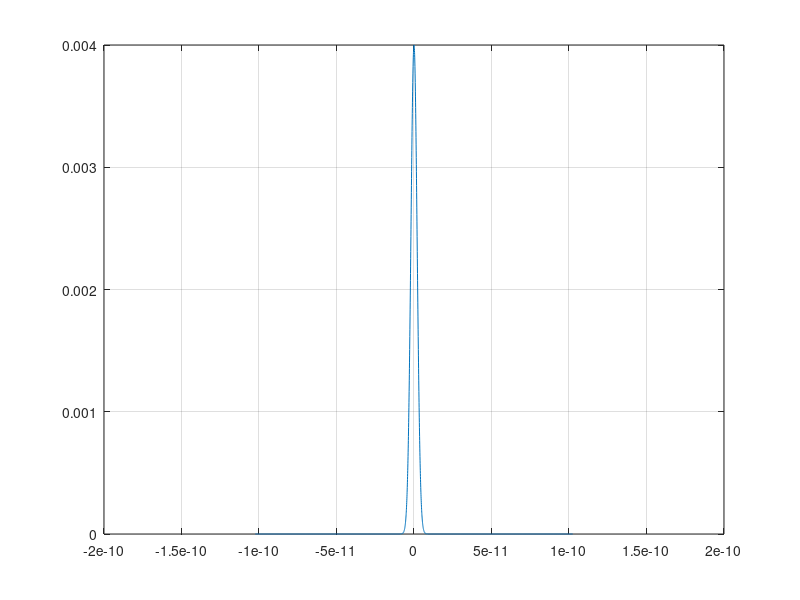

Reproduce this figure in MATLAB. (Note: this script raises an error after producing the figure.)
%%%%%%%%%%%%%%%%%%%%%%%%%%%%%%%%%%%%%%%%%%%%%%%%%%%%%%%%%%%%%%
% S O L I T O N O P T I C A L C O M M U N I C A T I O N S %
%
%
% global h0
% gaussianpairsnoise.m
clear;
close all
clc;
global Ts; % sampling period
global Fcar; % carrier frequency (optical frequency)
global Vw;
global w;
global tstep;
% cla reset
h0 = figure(1);
c_const = 3e8 ;
ng = 1.47;
lamda = 1.550e-6 ;
% =======================================================
% Fiber parameters
Length_SMF = 95; % Length of a span in meter
nz = Length_SMF/100;
alpha_indB = 0.0*1e-3; % attenuation (dB/km) --> dB/m
D_SMF = 1*17e-6; % GVD (ps/nm.km); if anomalous dispersion(for compensation),D is negative
n2_SMF = 1*2.6e-20; % nonlinear index (m^2/W)
Aeff_SMF = 55e-12; % effective area (m^2)
% Slope Dispersion
S_SMF = 0.06e3; % ps/(nm^2.km) in SI unit
% CALCULATED QUANTITIES of SMF
alpha_loss_SMF = 1*log(10)*alpha_indB/10; % alpha (1/m)
beta2_SMF = -D_SMF*lamda^2/(2*pi*c_const); % beta2 (ps^2/km);
% -----------------------------------------------------
% beta 3 can be calculated from the Slope Dispersion (S) as follows:]
beta3_SMF = (S_SMF - (4*pi*c_const/(lamda^3))*beta2_SMF)/ ...
((2*pi*c_const/(lamda^2))^2);
% -------------------------------------------------------
gamma_SMF = 2*pi*n2_SMF/(lamda*Aeff_SMF); % nonlinearity coefficient (km^-1.W^-1)
% =======================================================
% filter bandwidth
lamda3dB = 4.0e-9; %1.2e-9; % 1.2nm
f3dB = lamda3dB*(1e11/0.8e-9); % Hz
% Amplifier parameters:
GssdB = 20; % (dB)
PoutsatdB = 10; % (dBm)
NF = 5; % (dB)
% EDF fiber parameters
Length_EDF = 20; % Length of a span in meter
alpha_indB = 0.0*1e-3; % attenuation (dB/km) --> dB/m
D_EDF = -10e-6; % GVD (ps/nm.km); if anomalous dispersion(for compensation),D is negative
n2_EDF = 1*2.6e-20; % nonlinear index (m^2/W)
Aeff_EDF = 45e-12; % effective area (m^2)
% Slope Dispersion
S_EDF = 0.06e3; % ps/(nm^2.km) in SIunit
% CALCULATED QUANTITIES of EDF
alpha_loss_EDF = 1*log(10)*alpha_indB/10; % alpha (1/m)
beta2_EDF = -D_EDF*lamda^2/(2*pi*c_const) % beta2 (ps^2/ km);
% -----------------------------------------------------
% beta 3 can be calculated from the Slope Dispersion (S) as follows:]
beta3_EDF = (S_EDF - (4*pi*c_const/(lamda^3))*beta2_EDF)/ ...
((2*pi*c_const/(lamda^2))^2);
% -------------------------------------------------------
gamma_EDF = 2*pi*n2_EDF/(lamda*Aeff_EDF); % nonlinearity coefficient (km^-1.W^-1)
% =======================================================
% Average parameters
% Loss
loss = 8; % dB
atten = 1/10^(loss/20);
% to test dispersion let TotDisp=-2e-6, SegNum=2.5*Zo/h
% run again with U1 removed and TotDisp=2e-6
Length_total = Length_SMF+Length_EDF;
TotDisp = (D_SMF*Length_SMF+D_EDF*Length_EDF)/Length_total;
% TotDisp = 17*1e-6 ;
ro = 3e-6 ;
n2 = 3.2*1e-20 ;
Beta2 = -(TotDisp*lamda^2)/(2*pi*c_const);
Beta3 = 0 ;
Gamma = (gamma_SMF*Length_SMF+gamma_EDF*Length_EDF)/Length_total ;
% Gamma = (2*pi*n2)/(lamda*pi*ro^2) ;
alphadB = 0;
Alpha=log(10)*alphadB/(10*1000); % = field loss per meter
% =======================================================
% modulator parameters
Vpi = 6; % Volt
Vbias = 0; % Volt
Vm = 4.5; % Volt
m = Vm/Vpi; % modulation index
fm = 1e9;% modulation frequency
p0 = 0*pi/2;
% =======================================================
% Soliton pulse parameters
Norder = 1; % Order of soliton
Tfwhm = 5.0e-12;
To = Tfwhm/1.763; % Pulsewidth of soliton
Tb = 20e-12; % Pulses distance
teta = 1*pi/2; % Relative phase difference between 2 solitons
r = 1;% Amplitude ratio
Ci = 0; % Chirping factor of pulse
qo = Tb/2/To; % Space between 2 solitons
qr = Tb/2/To/2 % Space between 2 solitons
Ld = To^2/abs(Beta2)
Zo = pi*Ld/2 ;
Po = Norder^2/(Gamma*Ld);
P0 = 4e-3;
% Pav = 3*Po/(2*qr)
% =======================================================
Ns = 2^12;
Ts =0.05e-12;
tstep = Ts*(-Ns/2:1:Ns/2-1);
w = fftshift((2*pi/((Ns-1)*Ts))*(-Ns/2:1:Ns/2-1));
% Usol = sqrt(P0)*(exp(-(tstep-Tb/2).^2/2/To^2).*exp(-j*teta)+r*exp(-(tstep+Tb/2).^2/2/To^2).*exp(+j*teta)).*exp(-j*Ci*tstep.^2./2/To^2);%*exp(j*(2*pi*f*ti+phiC));
Usol = sqrt(P0)*exp(-tstep.^2/2/To^2).*exp(-j*Ci*tstep.^2./2/To^2);%*exp(j*(2*pi*f*ti+phiC));
% Eo = Usol;
plot(tstep,abs(Usol).^2)
grid
ARR2(1,:) = abs(Usol).^2 ;
Up(1,:) = Usol;
pause(0.1)
% =======================================================
N_pass = 2000;
for ii = 2:N_pass
	% h1 = waitbar((ii-1)/N_pass,'The program is running...');
	[Usol,G] = AmpSimpNoise(Usol,GssdB,PoutsatdB,NF);
	[Usol,A3d,z]=hconst(Usol,Length_EDF,5,1*beta2_EDF,1*beta3_EDF,alpha_loss_EDF,1*gamma_EDF,0); % Fiber section #1
	Usol = GaussLPfilt(tstep,Usol,1,f3dB);
	% [Eo,A3d,z]=hconst(Eo,Length_SMF,5,1*beta2_SMF,1*beta3_SMF,alpha_loss_SMF,1*gamma_SMF,0); % Fiber section #2
	% Eo = modInt(Eo(1:N),alpha,epsilon,m,fm,0.5);% MZI modulator
	Usol = pha_mod(Usol(1:Ns),Vm,Vbias,Vpi,fm,p0); % Phase modulator
	% Usol = Usol.*exp(-j*Ci*tstep.^2./2/To.^2);
	% Usol = hpha_mod(Usol(1:Ns),Vm,Vbias,Vpi,fm,3,p0);
	Usol = Usol*atten;
	[Usol,A3d,z]=hconst(Usol,Length_SMF,5,1*beta2_SMF,1*beta3_SMF,alpha_loss_SMF,1*gamma_SMF,0); % Fiber section #2
	% -----------------------------------------------------
	% ARR2(ii,:)=abs(Usol).^2 ;
	% Up = Usol.';
	ind = mod(ii,20);
	if ind==0
		in = round(ii/20) + 1;
		ARR2(in,:)=abs(Usol).^2 ;
		Up(in,:) = Usol;
	end
	if (ii>N_pass - 20)
		in = round(ii/20) + 1;
		ARR2(in,:)=abs(Usol).^2 ;
		Up(in,:) = Usol;
	end
	% % close(h1);
end
% Eout = Eout/atten;
% =======================================================
figure(1);
plot(tstep,abs(Usol).^2)
colormap('default')
mesh (real(abs(Up).^2),'meshstyle','row','facecolor','none');
% waterfall(ARR2);
% waterfall(abs(Up).^2);
view(17.5,42);
axis tight;
% delete solpair.mat
% save solpair5 Up tstep Po TotDisp Gamma Ld To Ci r teta Tfwhm Tb Vm Vpi
Pav = 3*max(max(ARR2))/(2*qr)
NN = size(Up,1);
figure(2);
PP = angle(Up(1,:));
Pha_tinput = unwrap(PP);
ff = -diff(Pha_tinput)/Ts;
chrate = diff(ff)/Ts;
subplot(221);
% plot (tstep*1e12,Pha_tinput);grid;
plot (tstep(1:Ns-1)*1e12,ff);grid;
% plot (tstep(2:Ns-1)*1e12,chrate);grid;
PP = angle(Up(5,:));
Pha_tinput = unwrap(PP);
ff = -diff(Pha_tinput)/Ts;
chrate = diff(ff)/Ts;
subplot(222);
% plot (tstep*1e12,Pha_tinput);grid;
plot (tstep(1:Ns-1)*1e12,ff);grid;
% plot (tstep(2:Ns-1)*1e12,chrate);grid;
in = round(NN/2);
PP = angle(Up(in,:));
Pha_tinput = unwrap(PP);
ff = -diff(Pha_tinput)/Ts;
chrate = diff(ff)/Ts;
subplot(223);
% plot (tstep*1e12,Pha_tinput);grid;
plot (tstep(1:Ns-1)*1e12,ff);grid;
% plot (tstep(2:Ns-1)*1e12,chrate);grid;392	
PP = angle(Up(NN,:));
Pha_tinput = unwrap(PP);
ff = -diff(Pha_tinput)/Ts;
chrate = diff(ff)/Ts;
subplot(224);
% plot (tstep*1e12,Pha_tinput);grid;
plot (tstep(1:Ns-1)*1e12,ff);grid;
% plot (tstep(2:Ns-1)*1e12,chrate);grid;
figure(3);
title('The phase evolution of soliton pairs');
subplot(221);
plot (tstep*1e12,ARR2(1,:));grid;
subplot(222);
plot (tstep*1e12,ARR2(5,:));grid;
subplot(223);
in = round(NN/2);
plot (tstep*1e12,ARR2(in,:));grid;
subplot(224);
plot (tstep*1e12,ARR2(NN,:));grid;
figure(4);
Kmag = 1;
Nplot = 100;
Uf = Up.';
Eoutfreq = fft(Uf,Ns);
%(:,N1)
Eoutfreq1 = fft(Uf,Ns*Kmag); %(:,N1)
Ioutfreq = Eoutfreq1.*conj(Eoutfreq1)/(Ns*Kmag)^2;
ind = (- Nplot/2 : Nplot/2)';
freq = ind/Ts/Ns/Kmag;
ind = mod((ind + Ns*Kmag),Ns*Kmag)+1;
title('The spectrum evolution of pulse');
subplot(221)
% plot(freq,Ioutfreq(ind,1));
plot(freq,10*log10(Ioutfreq(ind,1))+30);
xlabel('Freq (Hz)');
ylabel('P (W)');
subplot(222)
% in = round(N1/4);
% plot(freq,Ioutfreq(ind,5));
plot(freq,10*log10(Ioutfreq(ind,5))+30);
xlabel('Freq (Hz)');
ylabel('P (W)');
subplot(223)
in = round(NN/2);
% plot(freq,Ioutfreq(ind,in));
plot(freq,10*log10(Ioutfreq(ind,in))+30);
xlabel('Freq (Hz)');
ylabel('P (W)');
subplot(224)
% plot(freq,Ioutfreq(ind,NN));
plot(freq,10*log10(Ioutfreq(ind,NN))+30);
xlabel('Freq (Hz)');
ylabel('P (W)');
figure(5);grid;
Pha = Vw*pi./Vpi; % Phase change in time
dff = -diff(Pha)/Ts;
subplot(211);plot(tstep*1e12,Pha);xlabel('Time(ps)');ylabel('Phase (rad)');axis tight;
subplot(212);plot(tstep(1:Ns-1)*1e12,dff*1e-12);xlabel('Time(ps)');ylabel('Chirping (THz)');
